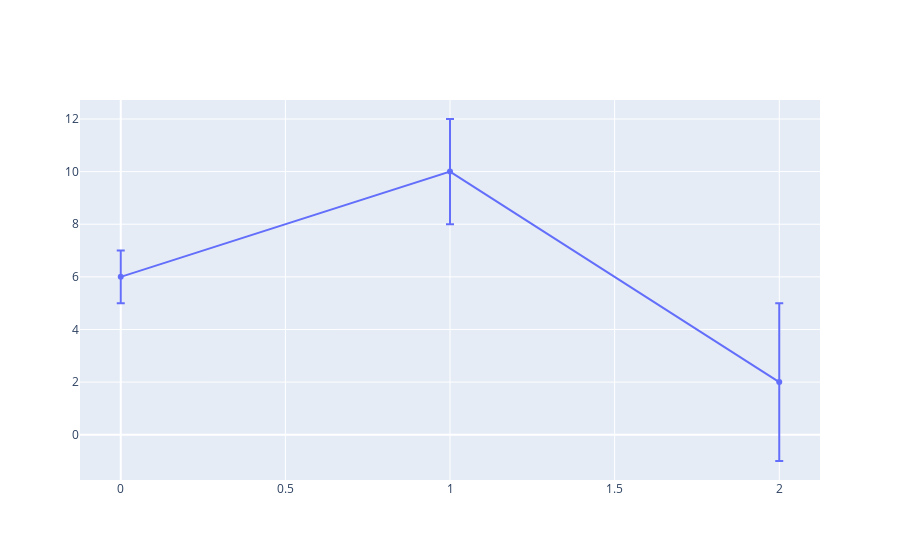

Notebook cell for this chart:
### Code cell
fig = go.Figure(go.Scatter(
    x=[0, 1, 2],
    y=[6, 10, 2],
    error_y=dict(
        type='data',
        array=[1, 2, 3],
        visible=True
    )
))
fig

### Figure 1 — Plotly figure (JSON) as saved in the notebook; plotly's stock layout.template omitted (floating-point values rounded to 4 significant figures)
{"data": [{"error_y": {"array": [1, 2, 3], "type": "data"}, "type": "scatter", "x": [0, 1, 2], "y": [6, 10, 2]}], "layout": {}}
